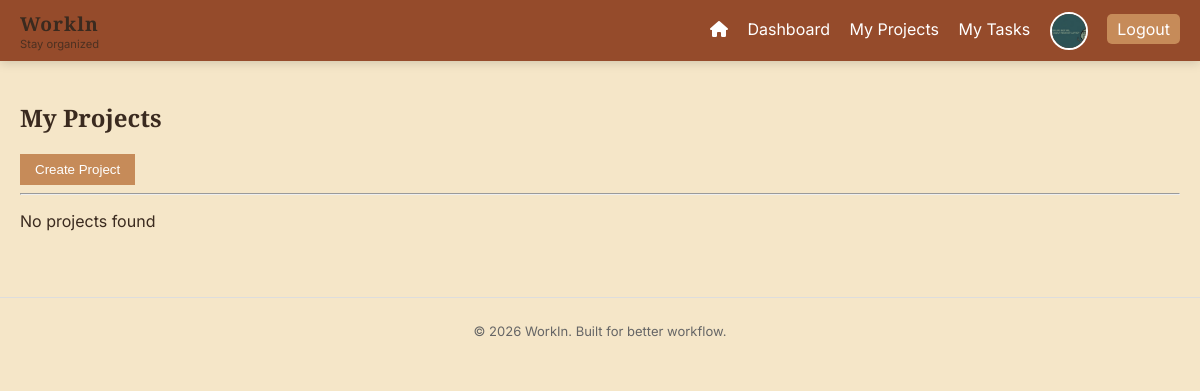
/projects/ (signed in), run on an earlier commit of the app's database.
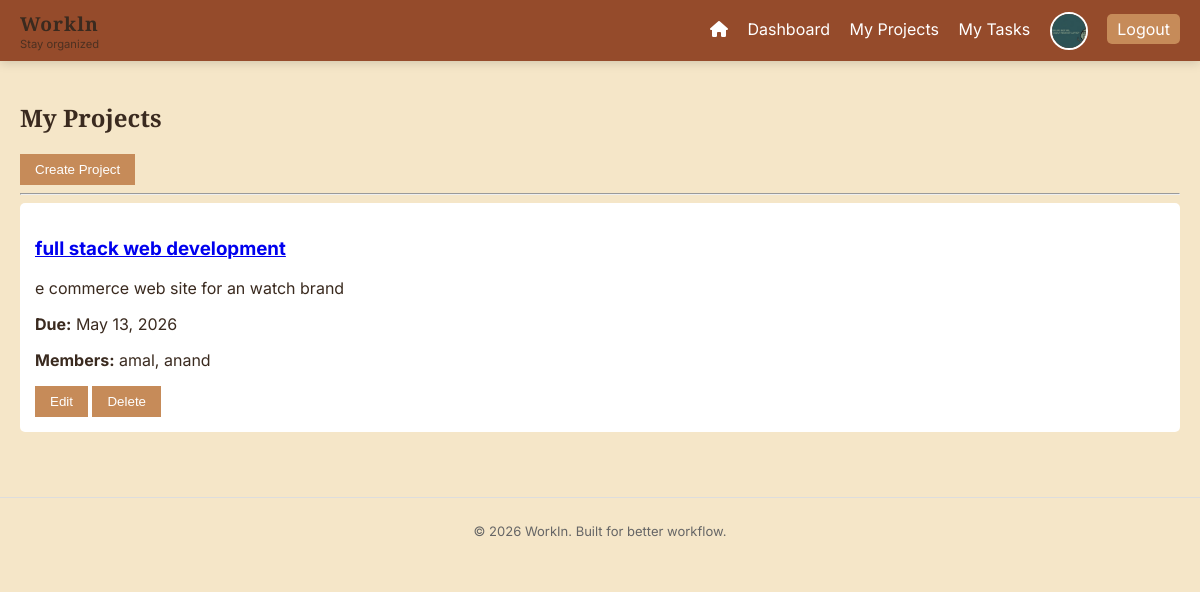
And on a later commit of the database.
### users/models.py (models this page shows)
class CustomUser(AbstractUser):
    ROLE_CHOICES = (
        ('admin', 'Admin'),
        ('member', 'Member'),
    )
    role = models.CharField(max_length=10, choices=ROLE_CHOICES, default='member')
    mobile_number = models.CharField(max_length=15, blank=True, null=True)
    profile_picture = models.ImageField(upload_to='profile_pics/', blank=True, null=True)
    job_title = models.CharField(max_length=100, blank=True, null=True)

### projects/models.py (models this page shows, shortened)
class Project(models.Model):
    name = models.CharField(max_length=100)
    description = models.TextField()
    created_by = models.ForeignKey(User, on_delete=models.CASCADE)
    members = models.ManyToManyField(User, related_name='projects')
    due_date = models.DateField(null=True, blank=True)

### projects/views.py (the view, shortened to what this page needs)
# urls.py: path('', project_list, name='projects'),
@login_required
def project_list(request):
    user = request.user
    projects = Project.objects.filter(members=user)
    users = User.objects.all()
    return render(request, 'projects.html', {
        'projects': projects,
        'users': users,
        'page_title': 'My Projects'
    })

### templates/projects.html (shortened to what this page needs)
{% extends 'base.html' %}
{% block content %}
<h2>{{ page_title }}</h2>
{% if request.user.role == 'admin' %}
    <button onclick="toggleForm()">Create Project</button>
{% endif %}
<hr>
{% for project in projects %}
    <div class="card">
        <a href="{% url 'project_detail' project.id %}">
        <h3>{{ project.name }}</h3></a>
        <p>{{ project.description }}</p>
        <p><strong>Due:</strong> {{ project.due_date }}</p>
        <p><strong>Members:</strong> {% for member in project.members.all %}{{ member.username }}{% if not forloop.last %}, {% endif %}{% empty %}None{% endfor %}</p>
        {% if request.user.role == 'admin' %}
            <button onclick="toggleEdit({{ project.id }})">Edit</button>
            <form method="POST" style="display:inline;">
                <button type="submit">Delete</button>
            </form>
        {% endif %}
    </div>
{% empty %}
    <p>No projects found</p>
{% endfor %}
{% endblock %}

### templates/base.html (shortened to what this page needs)
{% load static %}
<!DOCTYPE html>
<html>
<head>
    <link rel="stylesheet" href="{% static 'style.css' %}">
    <link rel="stylesheet" href="https://cdnjs.cloudflare.com/ajax/libs/font-awesome/6.0.0/css/all.min.css">
</head>
<body>
    <nav>
    <div class="nav-brand">
        <h2>Workln</h2>
        <span class="nav-slogan">Stay organized</span>
    </div>
    <div class="nav-links">
        {% if request.path != '/' %}
        <a href="{% url 'home' %}" title="Home"><i class="fas fa-home"></i></a>
        {% endif %}
        <a href="{% url 'dashboard' %}">Dashboard</a>
        <a href="{% url 'projects' %}">My Projects</a>
        <a href="{% url 'tasks' %}">My Tasks</a>
        {% if request.user.is_authenticated %}
            <a href="{% url 'profile' %}" style"= gap:0.4rem; text-decoration:none;">
                {% if request.user.profile_picture %}
                    <img src="{{ request.user.profile_picture.url }}"
                         style="width:34px; height:34px; border-radius:50%; object-fit:cover; border:2px solid #fff; vertical-align:middle;">
                {% else %}
                    <span style="width:34px; height:34px; border-radius:50%; background:#888; display:inline-flex; align-items:center; justify-content:center; font-size:1rem; color:#fff;">👤</span>
                {% endif %}
            </a>
            <a href="{% url 'logout' %}" class="logout">Logout</a>
        {% endif %}
    </div>
</nav>
    <div class="container">
        {% block content %}
        {% endblock %}
    </div>
    <footer class="footer">
    <p>© 2026 WorkIn. Built for better workflow.</p>
</footer>
</body>
</html>

What changed in the data, as far as the page shows it:
added Project: name "full stack web development", description "e commerce web site for an watch brand", due_date "May 13, 2026", CustomUser (username "amal")
now on this page (row unchanged): CustomUser: username "anand"
Also different on the page:
text no longer shown: "No projects found"
